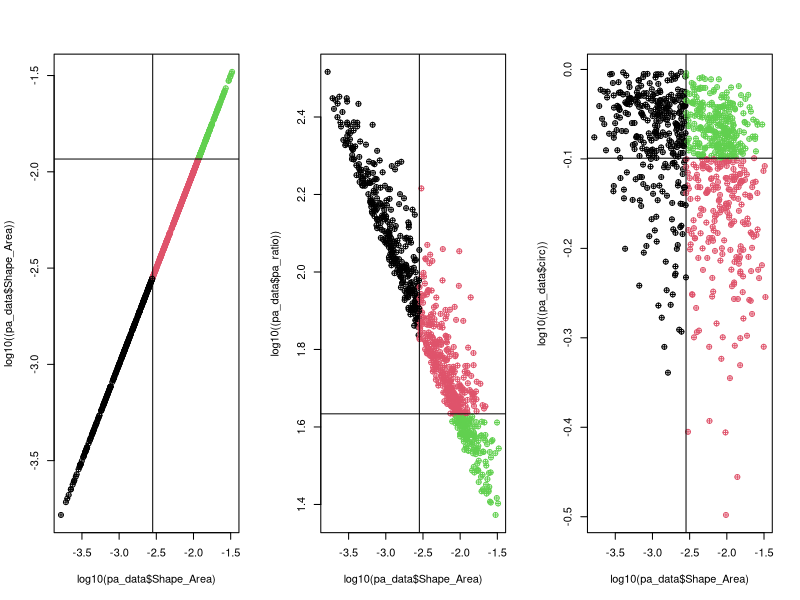
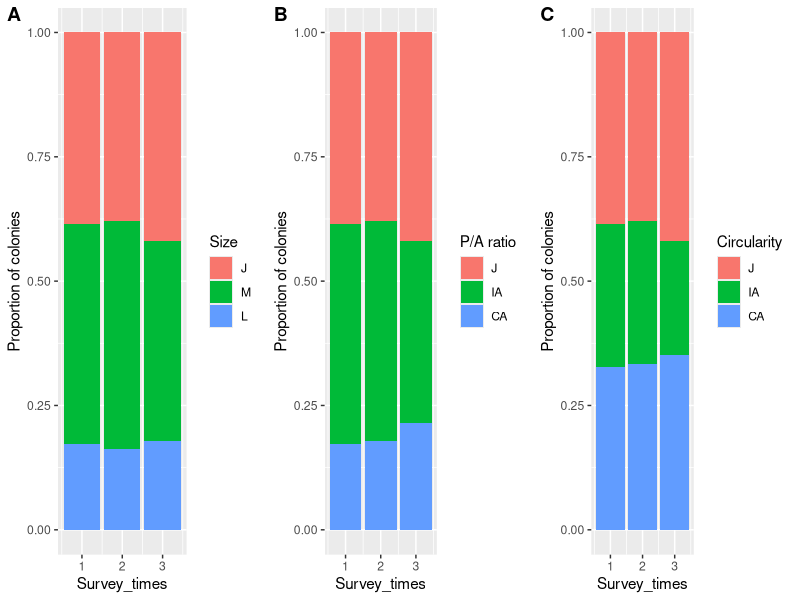
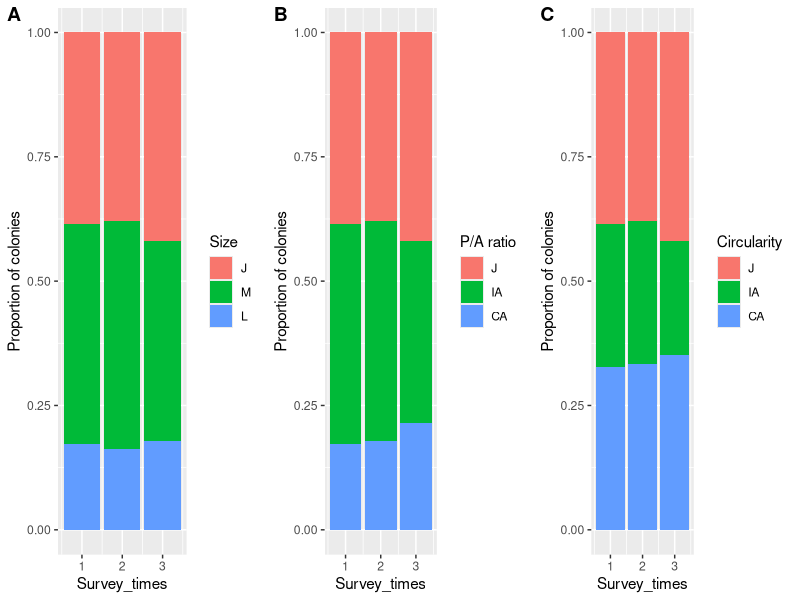
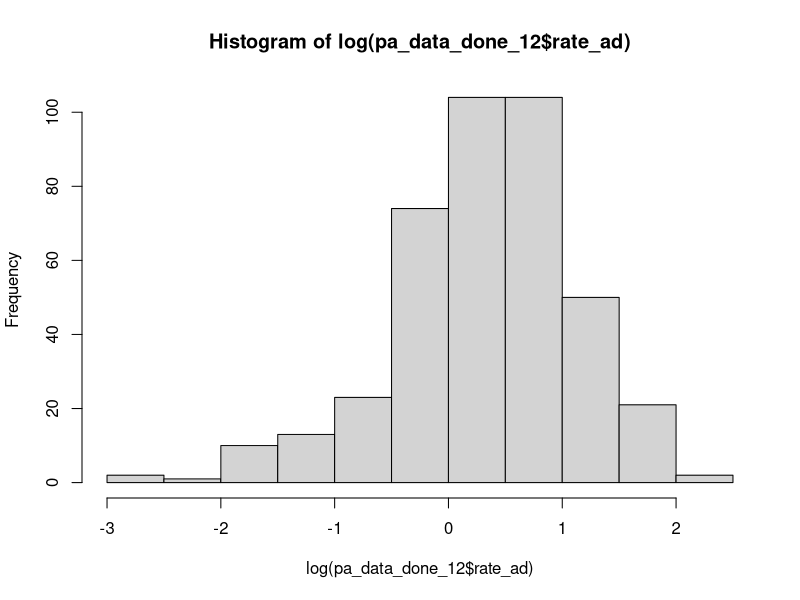
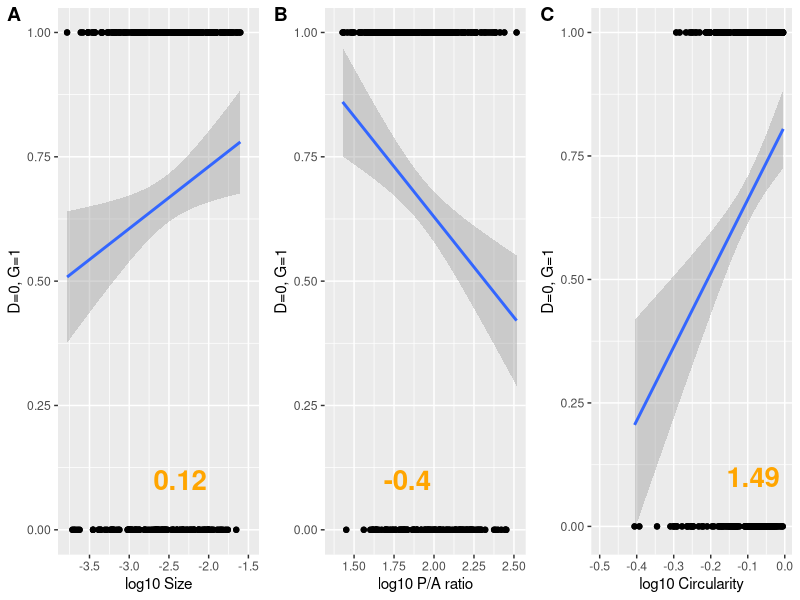
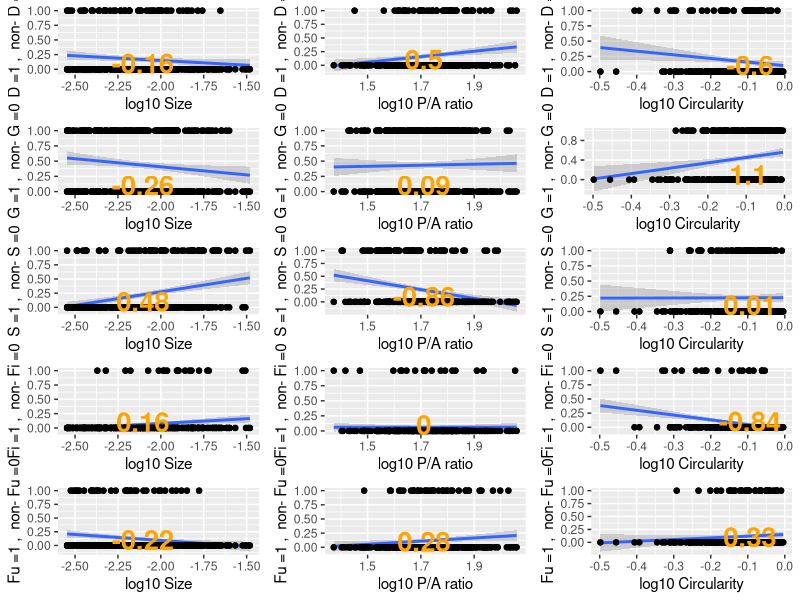

Reproduce these figures in R, in order. (Note: this script raises an error after producing the figures.)
## ---- chunk 1
knitr::opts_chunk$set(echo = TRUE)
## ---- chunk 2
####LIBRARIES####
library(tidyverse)
library(readr)
library(cowplot)
## ---- chunk 3
####DATA####
pa_data <- read_csv("OL_PA_all.csv")

####CLASS CHECK####
pa_data$Shape_Length <- as.numeric(pa_data$Shape_Length)
pa_data$Shape_Area <- as.numeric(pa_data$Shape_Area)
pa_data$Survey_times <- as.numeric(pa_data$Survey_times)
pa_data$Plot_ID <- as.factor(pa_data$Plot_ID)
#pa_data$Source <- as.factor(pa_data$Source)
pa_data$Fate <- as.factor(pa_data$Fate)
pa_data$Recruit[is.na(pa_data$Recruit)] <- "N" #fill the data with NO recruit
pa_data$Recruit <- as.factor(pa_data$Recruit)

####Classify juvenile and adult####
pa_data$size_class <- NA
pa_data$size_class[pa_data$Shape_Area<=0.002827433 ] <- 'J' #size smaller than 6 cm is juvenile
pa_data$size_class[pa_data$Shape_Area > 0.002827433] <- 'A'
pa_data$size_class <- as.factor(pa_data$size_class)

####Calculate pa_ratio####
pa_data$pa_ratio <- pa_data$Shape_Length / pa_data$Shape_Area

####Circularity####
pa_data$Circle_Length <- sqrt(pa_data$Shape_Area / pi) * 2 * pi
pa_data$circ <- pa_data$Circle_Length / pa_data$Shape_Length

summary(pa_data)

## ---- chunk 4
##########plot definition of J IA CA

# find the half total area of adult
half_adult_sum <- sum(pa_data$Shape_Area[pa_data$size_class != "J"]) / 2
adult_data <- pa_data[pa_data$size_class != "J", ] #filter adult for classification


#####Classify by Size########
# Find cutoff Size
adult_area <- 0
cutoff_size <- NA
unique_areas <- sort(unique(adult_data$Shape_Area))

for (i in 1:length(unique_areas)) {
  area_indices <- min(which(adult_data$Shape_Area == unique_areas[i])) #avoid the same Shape_area value
  if (length(area_indices) == 1) {
    if (adult_area < half_adult_sum) {
      adult_area <- adult_area + adult_data$Shape_Area[area_indices]
    } else {
      cutoff_size <- unique_areas[i-3] #find the closest value manually...
      break
    }
  } else {
    stop("Error: Multiple values found for the same unique area.")
  }
}
# Classify medium and large adult by cutoff value
pa_data$pure_size <- NA
pa_data$pure_size[pa_data$Shape_Area <= 0.002827433] <- "J"
pa_data$pure_size[pa_data$Shape_Area > 0.002827433 & pa_data$Shape_Area <= cutoff_size] <- "M"
pa_data$pure_size[pa_data$Shape_Area > 0.002827433 & pa_data$Shape_Area > cutoff_size] <- "L"
pa_data$pure_size <- as.factor(pa_data$pure_size)
pa_data$pure_size <- factor(pa_data$pure_size, levels = c("J","M","L"))


#####Classify by P/A ratio########
# find the half total area of adult
adult_area <- 0
cutoff_pa_ratio <- NA
for (i in 1:length(sort(unique(pa_data$pa_ratio)))){
  if(adult_area < half_adult_sum){
    adult_area <- adult_area + pa_data$Shape_Area[pa_data$pa_ratio == sort(unique(pa_data$pa_ratio))[i]]
  }else{
    cutoff_pa_ratio <- sort(unique(pa_data$pa_ratio))[i-1] #find the closest manually...
    break
  }
}
# Classify PA ratio by cutoff value
pa_data$size_class_pa <- NA
pa_data$size_class_pa[pa_data$Shape_Area <= 0.002827433] <- "J"
pa_data$size_class_pa[pa_data$Shape_Area > 0.002827433 & pa_data$pa_ratio >= cutoff_pa_ratio] <- "IA"
pa_data$size_class_pa[pa_data$Shape_Area > 0.002827433 & pa_data$pa_ratio < cutoff_pa_ratio] <- "CA"
pa_data$size_class_pa <- as.factor(pa_data$size_class_pa)
pa_data$size_class_pa <- factor(pa_data$size_class_pa, levels = c("J","IA","CA"))


#####Classify by Circularity########
# find the half total area of adult
adult_area <- 0
cutoff_circ <- NA
unique_areas <- sort(unique(adult_data$circ))
for (i in 1:length(unique_areas)){
  if(adult_area < half_adult_sum){
    adult_area <- adult_area + adult_data$Shape_Area[adult_data$circ == unique_areas[i]]
  }else{
    cutoff_circ <- unique_areas[i-1] #make the sum of CA IA closer
    break
  }
}

# Classify circularity by cutoff value
pa_data$size_class_circ <- NA
pa_data$size_class_circ[pa_data$Shape_Area <= 0.002827433] <- "J"
pa_data$size_class_circ[pa_data$Shape_Area > 0.002827433 & pa_data$circ <= cutoff_circ] <- "IA"
pa_data$size_class_circ[pa_data$Shape_Area > 0.002827433 & pa_data$circ > cutoff_circ] <- "CA"
pa_data$size_class_circ <- as.factor(pa_data$size_class_circ)
pa_data$size_class_circ <- factor(pa_data$size_class_circ, levels = c("J","IA","CA"))


####Plot pa_ratio with size base on morphological stages####
png(file="C:/Users/keelu/R/FiFu_analysis/Figs/SizeClass_scatter.png",
width=800, height=650, res=100)

par(mfrow=c(1,3))
plot(log10(pa_data$Shape_Area), log10((pa_data$Shape_Area)),
     pch = 10,
     col = factor(pa_data$pure_size))
abline(v=log10(pi*0.03^2))#check the standard of adult
abline(h=log10(cutoff_size)) #check the standard of compact adult
plot(log10(pa_data$Shape_Area), log10((pa_data$pa_ratio)),
     pch = 10,
     col = factor(pa_data$size_class_pa))
abline(v=log10(pi*0.03^2))#check the standard of adult
abline(h=log10(cutoff_pa_ratio)) #check the standard of compact adult
plot(log10(pa_data$Shape_Area), log10((pa_data$circ)),
     pch = 10,
     col = factor(pa_data$size_class_circ))
abline(v=log10(pi*0.03^2))#check the standard of adult
abline(h=log10(cutoff_circ)) #check the standard of compact adult
dev.off()

## ---- chunk 5
#####plot composition difference in 3 survey times
#clean data
df <- data.frame(pa_data$Survey_times, pa_data$pure_size, pa_data$size_class_pa, pa_data$size_class_circ) 
colnames(df) <- c("Survey_times", "Size","P/A ratio","Circularity")

plot_list <- list()
for (i in 1:3) {
  data <- data.frame(
    x = df[,1],
    y = df[,i+1]
  )
  p <- ggplot(data = data, aes(x = x, fill = y, na.rm = TRUE)) +
    geom_bar(position = "fill") +
    xlab("Survey_times") +
    ylab("Proportion of colonies")+ 
    guides(fill=guide_legend(title=colnames(df[i+1])))
  plot_list[[i]] <- p
}

#plot together
fig1 <- plot_grid(plot_list[[1]],plot_list[[2]],plot_list[[3]],align="h",labels=c("A","B","C"),nrow = 1)
ggsave("C:/Users/keelu/R/FiFu_analysis/Figs/times_proportion_fillbox.png", plot = fig1, width = 6, height = 5.3, dpi = 100)
dev.off()
fig1
## ---- chunk 6
############Analyze the Fates of colonies###################
####Add Fate (G,S) and their sa_change####
pa_data_GS <- data.frame()
# Subset the data.frame to only include observations from the two dates of interest
for (plot_id in c("M1", "M2", "TY3")) { # loop in sites
  #print(plot_id)
  for (t in 1:2) { # loop in survey times
    #print(paste0("t=",t))
    pa_data_subset <- pa_data[pa_data$Plot_ID == plot_id,]
    pa_data_subset <- pa_data_subset[pa_data_subset$Survey_times == t | pa_data_subset$Survey_times == t+1, ]
    pa_data_subset <- pa_data_subset[!(pa_data_subset$Fate %in% c("D","Fu","Fi") & pa_data_subset$Survey_times == t), ]
    pa_data_subset <- pa_data_subset[!(pa_data_subset$Recruit == "Y"& pa_data_subset$Survey_times == t+1),] #don't calculate new colonies
    pa_data_subset <- pa_data_subset[!(!is.na(pa_data_subset$Source) & pa_data_subset$Survey_times == t+1),]
    
    # Create a new data.frame to store the area change for each coral colony
    area_change_df <- data.frame(ID = unique(pa_data_subset$ID), sa_change = NA)
    
    # Loop through each ID and calculate the area change between the two dates
    for (i in 1:length(unique(pa_data_subset$ID))) {
      #print(paste0("i=",i))
      current_id <- unique(pa_data_subset$ID)[i]
      current_area <- pa_data_subset[pa_data_subset$ID == current_id & pa_data_subset$Survey_times == t, "Shape_Area"]
      future_area <- pa_data_subset[pa_data_subset$ID == current_id & pa_data_subset$Survey_times == t+1, "Shape_Area"]
      # Check if current_area and future_area are not NA
      if (nrow(current_area) > 0 & nrow(future_area) > 0) {
        area_change <- future_area - current_area
        area_change_df[i, "sa_change"] <- area_change
      }
    }
    pa_data_subset <- pa_data_subset[pa_data_subset$Survey_times == t,] #only left t to merge
    # Merge the area change data.frame back into the original data.frame using the ID variable
    pa_data_subset$sa_change <- area_change_df$sa_change[match(pa_data_subset$ID, area_change_df$ID)]
    pa_data_GS <- rbind(pa_data_GS, pa_data_subset)
    }
}
#Calculate for growth and shrink
pa_data_GS$Fate <- ifelse(pa_data_GS$sa_change >= 0, "G", "S")

###Add sa_change of D ####
pa_data_D <- data.frame()

# Calculate sa_change
for (plot_id in c("M1", "M2", "TY3")) {
  for (t in 1:2) {
    # Subset the data.frame to only include D and N colonies
    pa_data_subset <- pa_data[pa_data$Plot_ID == plot_id,]
    pa_data_subset <- pa_data_subset[pa_data_subset$Survey_times == t, ]
    pa_data_subset <- pa_data_subset[pa_data_subset$Fate == "D", ]
    pa_data_subset <- pa_data_subset[complete.cases(pa_data_subset$ID), ] # clean NA rows
    
    # Create a new data.frame to store the area change for each coral colony
    area_change_df <- data.frame(ID = unique(pa_data_subset$ID), sa_change = NA)

    # Loop through each ID and calculate the area change between the two dates
    for (i in 1:length(unique(pa_data_subset$ID))) {
      #print(paste0("i=",i))
      current_id <- unique(pa_data_subset$ID)[i]
      # Calculate D 
        area_change <- 0 - pa_data_subset$Shape_Area[i] # calculate Dead sa_change
        area_change_df[i, "sa_change"] <- area_change
    }
    pa_data_subset$sa_change <- area_change_df$sa_change[match(pa_data_subset$ID, area_change_df$ID)]
    pa_data_D <- rbind(pa_data_D, pa_data_subset) #Bind subset into DN dataframe
}
}

###Add sa_change of Fi####
pa_data_Fi <- data.frame()

for (plot_id in c("M1", "M2", "TY3")) {
  for (t in 1:2) {
# Subset the data.frame to only include Fi colonies
    pa_data_subset <- pa_data[pa_data$Plot_ID == plot_id,]
    pa_data_subset <- pa_data_subset[pa_data_subset$Survey_times == t | pa_data_subset$Survey_times == t+1, ]
    pa_data_subset <- pa_data_subset[(pa_data_subset$Fate == "Fi" & pa_data_subset$Survey_times == t) | (!is.na(pa_data_subset$Source) & pa_data_subset$Survey_times == t+1), ]
    pa_data_subset <- pa_data_subset[complete.cases(pa_data_subset$ID), ] # clean NA rows

    pa_data_subset_1 <- pa_data_subset[pa_data_subset$Survey_times == t,] # time one data
    pa_data_subset_2 <- pa_data_subset[pa_data_subset$Survey_times == t+1,] # time two data
    
    if (nrow(pa_data_subset_1) != 0){  # check there are fi colonies or not
    # Get the ID of fission colonies
      area_change_df <- data.frame(ID = unique(pa_data_subset_1$ID), sa_change = NA)
    # Loop through Fi colonies dataframe
    for (j in 1:length(unique(pa_data_subset_1$ID))) {
      current_id_1 <- unique(pa_data_subset_1$ID)[j]
    # Loop through each ID and calculate total Fi from t+1
    Fi_total <- 0
      for (i in 1:length(unique(pa_data_subset_2$ID))) {
      #print(paste0("i=",i))
      current_id <- unique(pa_data_subset_2$ID)[i]
      # Calculate Fi
      if (pa_data_subset_2$Source[i] == current_id_1) {
      Fi_total <- Fi_total + pa_data_subset_2$Shape_Area[i] # calculate total Fi area from single colony
      }
    }
      area_change <- Fi_total - pa_data_subset_1$Shape_Area[j]
      area_change_df[j, "sa_change"] <- area_change
    }
    pa_data_subset_1$sa_change <- area_change_df$sa_change[match(pa_data_subset_1$ID, area_change_df$ID)]
    pa_data_Fi <- rbind(pa_data_Fi, pa_data_subset_1) #Bind subset into Fi dataframe
    }
  }
  }

###Add sa_change of Fu####
pa_data_Fu <- data.frame()

for (plot_id in c("M1", "M2", "TY3")) {
  for (t in 1:2) {
# Subset the data.frame to only include Fu colonies
    pa_data_subset <- pa_data[pa_data$Plot_ID == plot_id,]
    pa_data_subset <- pa_data_subset[pa_data_subset$Survey_times == t | pa_data_subset$Survey_times == t+1, ]
    pa_data_subset <- pa_data_subset[(pa_data_subset$Fate == "Fu" & pa_data_subset$Survey_times == t) | (!is.na(pa_data_subset$Source) & pa_data_subset$Survey_times == t+1), ]
    pa_data_subset <- pa_data_subset[complete.cases(pa_data_subset$ID), ] # clean NA rows

    pa_data_subset_1 <- pa_data_subset[pa_data_subset$Survey_times == t,] # time one data
    pa_data_subset_1$ID <- as.numeric(pa_data_subset_1$ID)
    pa_data_subset_2 <- pa_data_subset[pa_data_subset$Survey_times == t+1,] # time two data
    pa_data_subset_2$Source <- as.character(pa_data_subset_2$Source)
    pa_data_subset_2 <- pa_data_subset_2[grepl("\\+", pa_data_subset_2$Source) == TRUE,] # remove Fi
    
    ##Calculate total source area from subset2 first##
    if (nrow(pa_data_subset_2) != 0){  # check there are fu colonies or not
    # Get the ID of Fusion colonies
      Source_total <- data.frame(ID = unique(pa_data_subset_2$ID), Source_total = NA)
    # Loop through Time2 colonies dataframe
    for (j in 1:length(unique(pa_data_subset_2$ID))) {
    # break source into separate IDs
      Fu_list <- strsplit(as.character(pa_data_subset_2$Source)[j], "\\+")[[1]] # separate numbers
      Fu_list <- as.numeric(Fu_list)
   # Loop through each ID and calculate total Fi from t+1
    Fu_total <- 0
      for (i in 1:length(unique(pa_data_subset_1$ID))) {
      #print(paste0("i=",i))
        if ((pa_data_subset_1$ID)[i] %in% Fu_list){ #check the Fu ID match or not
          Fu_total <- Fu_total + pa_data_subset_1$Shape_Area[i] # calculate total Fu area 
        } 
    }
      Source_total[j, "Source_total"] <- Fu_total
    }
      pa_data_subset_2$Source_total <- Source_total$Source_total[match(pa_data_subset_2$ID, Source_total$ID)]
    }
    
    ##Calculate sa_change in subset1##
    if (nrow(pa_data_subset_1) != 0){  # check there are fi colonies or not
    # Get the ID of fission colonies
      area_change_df <- data.frame(ID = unique(pa_data_subset_1$ID), sa_change = NA)
    # Loop through Fu colonies dataframe
    for (j in 1:length(unique(pa_data_subset_1$ID))) {
      current_id <- unique(pa_data_subset_1$ID)[j]
    # Loop through each ID in T2 data and find total Fu area
      for (i in 1:length(unique(pa_data_subset_2$ID))) {
      #print(paste0("i=",i))
      # break source into separate IDs
      Fu_list <- strsplit(as.character(pa_data_subset_2$Source)[i], "\\+")[[1]] # separate numbers
      Fu_list <- as.numeric(Fu_list)
      # Calculate Fu area change
      if (current_id %in% Fu_list) {
        proportion <- (pa_data_subset_1$Shape_Area[j] / pa_data_subset_2$Source_total[i])
        area_change <- pa_data_subset_2$Shape_Area[i]*proportion - pa_data_subset_1$Shape_Area[j]
      }
    }
      area_change_df[j, "sa_change"] <- area_change
    }
    pa_data_subset_1$sa_change <- area_change_df$sa_change[match(pa_data_subset_1$ID, area_change_df$ID)]
    pa_data_Fu <- rbind(pa_data_Fu, pa_data_subset_1) #Bind subset into Fu dataframe
    }
  }
}

####Combine all of cleaned data####
pa_data_done <- rbind(pa_data_GS,pa_data_D,pa_data_Fi,pa_data_Fu)

#### Calculate changing rate
pa_data_done$change_rate <- (pa_data_done$Shape_Area+pa_data_done$sa_change) / pa_data_done$Shape_Area


# Bind time 3 data
pa_data_done <- bind_rows(list(pa_data_done,pa_data[pa_data$Survey_times == 3,]))

#standerdize ratio by survey time
pa_data_done$rate_ad <-  ifelse(pa_data_done$Survey_times == 1 & pa_data_done$Plot_ID == "M1",
                                    pa_data_done$change_rate * 12/17,
                                    ifelse(
                                    pa_data_done$Survey_times == 2 & pa_data_done$Plot_ID == "M1",
                                    pa_data_done$change_rate * 12/9,
                                    ifelse(
                                    pa_data_done$Survey_times == 1 & pa_data_done$Plot_ID == "M2",
                                    pa_data_done$change_rate * 12/15,
                                    ifelse(
                                    pa_data_done$Survey_times == 2 & pa_data_done$Plot_ID == "M2",
                                    pa_data_done$change_rate * 12/11,
                                    ifelse(
                                    pa_data_done$Survey_times == 1 & pa_data_done$Plot_ID == "TY3",
                                    pa_data_done$change_rate * 12/18,
                                    ifelse(
                                    pa_data_done$Survey_times == 2 & pa_data_done$Plot_ID == "TY3",
                                    pa_data_done$change_rate * 12/8,
                                    pa_data_done$change_rate
                                    )
                                    )
                                    )
                                    )
                                    )
)

## ---- chunk 7
####plot histgram to check normal distributin
pa_data_done_12 <-  filter(pa_data_done, Survey_times == 1 | Survey_times == 2)
hist(log(pa_data_done_12$rate_ad))

## ---- chunk 8
####Plot pa_ratio and changing rate D=0 G>1#####Filter date 
# Define fate Growth and Death in discrete (G=1, D=0)
pa_data_done$Discrete_change <- ifelse(pa_data_done$Fate == "D", 0, ifelse(pa_data_done$Fate == "G", 1, NA))
pa_data_done_12 = filter(pa_data_done, Survey_times == 1 | Survey_times == 2)

# Clean data
df <- data.frame(pa_data_done_12$Discrete_change, pa_data_done_12$Shape_Area, pa_data_done_12$pa_ratio, pa_data_done_12$circ) 
colnames(df) <- c("D=0, G=1", "Size","P/A ratio","Circularity")

# Calculate slope
Slope <- list()
for (i in 1:3) {
  mod <- lm(df[[1]] ~ log10(df[[i+1]]), na.action=na.omit)
  cf <- coef(mod)
  Slope[i] <- cf[2]
}
Slope <- as.numeric(Slope)

#set the position of annotation 
annotation <- data.frame(
  x = c(log10(median(df$Size)),log10(median(df$`P/A ratio`)),log10(median(df$Circularity))),
  y = c(0.1,0.1,0.1)
)
annotation$slope <- Slope

# Plot discrete change with size, ratio, circ
plot_list <- list()
for (i in 1:3) {
  data <- data.frame(
    x = df[,i+1],
    y = df[,1]
  )
  p <- ggplot(data = data, aes(log10(x), y))+
  geom_point(shape=21)+
  geom_smooth(method="lm")+
  geom_point()+ 
  xlab(paste("log10",colnames(df[i+1])))+
  ylab(colnames(df[1]))+ 
  geom_text(data = annotation[i,], aes( x=x, y=y, label=round(slope, 2)),
                  color="orange", 
                  size=7, fontface="bold" )
  plot_list[[i]] <- p
  }

#plot together
fig2 <- plot_grid(plot_list[[1]],plot_list[[2]],plot_list[[3]],align="h",labels=c("A","B","C"),nrow = 1)
ggsave("C:/Users/keelu/R/FiFu_analysis/Figs/Discrete_logClass_lm.png", plot = fig2, width = 6.5, height = 4.5, dpi = 100)
dev.off()
## ---- chunk 9
#####Plot all Fate vs non-Fate lm#########
combined_list <- list()
# Define the fates 
Fate_loop <- c("D","G","S","Fi","Fu")

for (Fates in Fate_loop) {

  pa_data_done$Discrete_change <- ifelse(pa_data_done$Fate == Fates, 1, ifelse(pa_data_done$Fate != Fates, 0, NA))
  pa_data_done_12 <- filter(pa_data_done, Survey_times == 1 | Survey_times == 2)
  pa_data_done_12 <- filter(pa_data_done_12, size_class != "J") #Exclude Juvenile
  
  # Clean data
  df <- data.frame(pa_data_done_12$Discrete_change, pa_data_done_12$Shape_Area, pa_data_done_12$pa_ratio, pa_data_done_12$circ) 
    colnames(df) <- c(paste(Fates,"=1",", ","non-",Fates,"=0"), "Size","P/A ratio","Circularity")
  
  # Calculate slope
  Slope <- list()
  for (i in 1:3) {
    mod <- lm(df[[1]] ~ log10(df[[i+1]]), na.action=na.omit)
    cf <- coef(mod)
    Slope[i] <- cf[2]
  }
  Slope <- as.numeric(Slope)
  
  #set the position of annotation 
  annotation <- data.frame(
    x = c(log10(median(df$Size)),log10(median(df$`P/A ratio`)),log10(median(df$Circularity))),
    y = c(0.1,0.1,0.1)
  )
  annotation$slope <- Slope
  
  # Plot discrete change with size, ratio, circ
  plot_list <- list()
  for (i in 1:3) {
    data <- data.frame(
      x = df[,i+1],
      y = df[,1]
    )
    p <- ggplot(data = data, aes(log10(x), y))+
    geom_point(shape=21)+
    geom_smooth(method="lm")+
    geom_point()+ 
    xlab(paste("log10",colnames(df[i+1])))+
    ylab(colnames(df[1]))+ 
    geom_text(data = annotation[i,], aes( x=x, y=y, label=round(slope, 2)),
                    color="orange", 
                    size=7, fontface="bold" )
    plot_list[[i]] <- p
  }

# Bind the lists
combined_list <- append(combined_list, plot_list)
}


#plot together
fig2_1 <- plot_grid(combined_list[[1]],combined_list[[2]],combined_list[[3]],combined_list[[4]],combined_list[[5]],combined_list[[6]],combined_list[[7]],combined_list[[8]],combined_list[[9]],combined_list[[10]],combined_list[[11]],combined_list[[12]],combined_list[[13]],combined_list[[14]],combined_list[[15]],align="h",nrow = 5)
ggsave("C:/Users/keelu/R/FiFu_analysis/Figs/Discrete_logClass_lm_all_noJ.png", plot = fig2_1, width = 6.5, height = 12, dpi = 100)
dev.off()
#fig2_1

## ---- chunk 10
# Clean data
pa_data_done_12 <- filter(pa_data_done, Survey_times == 1 | Survey_times == 2)
df <- data.frame(pa_data_done_12$Fate, pa_data_done_12$pure_size, pa_data_done_12$size_class_pa, pa_data_done_12$size_class_circ) 
colnames(df) <- c("Fate", "Size","P/A ratio","Circularity")

# Plot the proportin of Fate from J, IA, CA
plot_list <- list()
for (i in 1:3) {
  data <- data.frame(
    x = df[,i+1],
    y = df[,1]
  )
  p <- ggplot(data = data, aes(x = x, fill = y,na.rm = TRUE)) + 
  geom_bar(position = "fill") +
  xlab(colnames(df[i+1])) + 
  ylab("Proportion of Fates")+
  geom_text(
      aes(label = signif(after_stat(count) / tapply(after_stat(count), after_stat(x), sum)[as.character(after_stat(x))], digits = 2)),
      stat = "count",
      position = position_fill(vjust = 0.5)
    )
  plot_list[[i]] <- p
  }
fig3 <- plot_grid(plot_list[[1]],plot_list[[2]],plot_list[[3]],align="h",labels=c("A","B","C"),nrow = 1)
ggsave("C:/Users/keelu/R/FiFu_analysis/Figs/Proportion_Fates.png", plot = fig3, width = 8, height = 5.3, dpi = 100)

# Plot the proportin of Fate from J, IA, CA. Reverse X Y
plot_list <- list()
for (i in 1:3) {
  data <- data.frame(
    x = df[,1],
    y = df[,i+1]
  )
  p <- ggplot(data = data, aes(x = x, fill = y,na.rm = TRUE)) + 
  geom_bar(position = "fill") +
  xlab(colnames(df[i+1])) + 
  ylab("Proportion of Fates")+
  geom_text(
      aes(label = signif(after_stat(count) / tapply(after_stat(count), after_stat(x), sum)[as.character(after_stat(x))], digits = 2)),
      stat = "count",
      position = position_fill(vjust = 0.5)
    )
  plot_list[[i]] <- p
  }
fig3_1 <- plot_grid(plot_list[[1]],plot_list[[2]],plot_list[[3]],align="h",labels=c("A","B","C"),nrow = 1)
ggsave("C:/Users/keelu/R/FiFu_analysis/Figs/Proportion_Fates_Revers.png", plot = fig3_1, width = 8.8, height = 5.3, dpi = 100)
fig3_1

# Plot the proportin of Fate from J, IA, CA. Reverse X Y without J
pa_data_done_12 <- filter(pa_data_done, Survey_times == 1 | Survey_times == 2)
pa_data_done_12 <- filter(pa_data_done_12, size_class != "J")
df <- data.frame(pa_data_done_12$Fate, pa_data_done_12$pure_size, pa_data_done_12$size_class_pa, pa_data_done_12$size_class_circ) 
colnames(df) <- c("Fate", "Size","P/A ratio","Circularity")
plot_list <- list()
for (i in 1:3) {
  data <- data.frame(
    x = df[,1],
    y = df[,i+1]
  )
  p <- ggplot(data = data, aes(x = x, fill = y,na.rm = TRUE)) + 
  geom_bar(position = "fill") +
  xlab(colnames(df[i+1])) + 
  ylab("Proportion of Fates")+
  geom_text(
      aes(label = signif(after_stat(count) / tapply(after_stat(count), after_stat(x), sum)[as.character(after_stat(x))], digits = 2)),
      stat = "count",
      position = position_fill(vjust = 0.5)
    )
  plot_list[[i]] <- p
  }
fig3_2 <- plot_grid(plot_list[[1]],plot_list[[2]],plot_list[[3]],align="h",labels=c("A","B","C"),nrow = 1)
ggsave("C:/Users/keelu/R/FiFu_analysis/Figs/Proportion_Fates_Revers_NoJ.png", plot = fig3_2, width = 10.5, height = 3.8, dpi = 100)
fig3_2


## ---- chunk 11
### Plot mean multiplier difference
# Clean data, remove J due to all the same
pa_data_done_12 <- filter(pa_data_done, Survey_times == 1 | Survey_times == 2 )
pa_data_done_12 <- filter(pa_data_done_12, size_class == "A")
df <- data.frame(pa_data_done_12$Fate, pa_data_done_12$pure_size, pa_data_done_12$size_class_pa, pa_data_done_12$size_class_circ, pa_data_done_12$rate_ad) 
colnames(df) <- c("Fate", "Size","PA_ratio","Circularity","Multiplier")

# Plot the multiplier data range
plot_list <- list()
for (i in 1:3) {
  data <- data.frame(
    x = df[,1],
    y = df[,i+1],
    z = df[,5]
  )
  # Calculating both the mean and standard deviation
  result <- data %>%
  group_by(x, y) %>%
  summarise(
    Means = mean(z),
    SDs = sd(z)
  )
  p <- ggplot(result, aes(x = x, y = Means, fill = y)) +
  geom_bar(stat = "identity", position = position_dodge()) +
  geom_errorbar(aes(ymin = Means - SDs, ymax = Means + SDs), position = position_dodge(width = 0.9), width = 0.25) +
  labs(x = "Fate", y = "Multiplier", fill = colnames(df[i+1])) +
  theme_minimal()
  plot_list[[i]] <- p
}


fig4_1 <- plot_grid(plot_list[[1]],plot_list[[2]],plot_list[[3]],align="h",labels=c("A","B","C"),nrow = 1)
ggsave("C:/Users/keelu/R/FiFu_analysis/Figs/Multiplier_Fates_boxplot_NoJ.png", plot = fig4_1, width = 10.5, height = 3.8, dpi = 100)
fig4_1

## ---- chunk 12
### Plot method comparison
method_compare <- read_csv("data/Method_compare.csv")

### Plot mean multiplier difference
stage_loop <- c("J","I","C")
# Define the custom order
custom_order <- c("GJ","GI","GC","SJ","SI","SC","FiJ","FiI","FiC","FuJ","FuI","FuC","rec","mort")
method_compare$Fate <- factor(method_compare$Fate, levels = custom_order)

# Plot the multiplier difference in three methods
plot_list <- list()
for (i in 1:3) {
  df <- filter(method_compare, Stage == stage_loop[i])
  p <- ggplot(df, aes(x = Fate, y = multiplier, fill = Method)) +
  geom_bar(stat = "identity", position = position_dodge()) +
  labs(x = stage_loop[i], y = "Multiplier", fill = "Method") +
  theme_minimal()
  plot_list[[i]] <- p
}

fig5_1 <- plot_grid(plot_list[[1]],plot_list[[2]],plot_list[[3]],align="h",labels=c("A","B","C"),nrow = 1)
ggsave("C:/Users/keelu/R/FiFu_analysis/Figs/Method_compare_m.png", plot = fig5_1, width = 17.3, height = 3.6, dpi = 100)
fig5_1


# Plot the Areal proportion difference in three methods
plot_list <- list()
for (i in 1:3) {
  df <- filter(method_compare, Stage == stage_loop[i])
  p <- ggplot(df, aes(x = Fate, y = prop_area, fill = Method)) +
  geom_bar(stat = "identity", position = position_dodge()) +
  labs(x = stage_loop[i], y = "Areal proportion", fill = "Method") +
  theme_minimal()
  plot_list[[i]] <- p
}

fig5_2 <- plot_grid(plot_list[[1]],plot_list[[2]],plot_list[[3]],align="h",labels=c("A","B","C"),nrow = 1)
ggsave("C:/Users/keelu/R/FiFu_analysis/Figs/Method_compare_a.png", plot = fig5_2, width = 17.3, height = 3.6, dpi = 100)
fig5_2

# Plot the Areal proportion X multiplier difference in three methods
method_compare$aXm <- NA
method_compare$aXm <- method_compare$prop_area * method_compare$multiplier
plot_list <- list()
for (i in 1:3) {
  df <- filter(method_compare, Stage == stage_loop[i])
  p <- ggplot(df, aes(x = Fate, y = aXm, fill = Method)) +
  geom_bar(stat = "identity", position = position_dodge()) +
  labs(x = stage_loop[i], y = "Areal x Multiplier", fill = "Method") +
  theme_minimal()
  plot_list[[i]] <- p
}

fig5_3 <- plot_grid(plot_list[[1]],plot_list[[2]],plot_list[[3]],align="h",labels=c("A","B","C"),nrow = 1)
ggsave("C:/Users/keelu/R/FiFu_analysis/Figs/Method_compare_aXm.png", plot = fig5_3, width = 16, height = 5, dpi = 100)
fig5_3

## ---- chunk 13
### Calculate dynamics between three stages ###

dynamics_df <- data.frame()
dynamics_df_pa <- data.frame()
dynamics_df_circ <- data.frame()

# select loop column name
columns_to_loop <- c("pure_size", "size_class_pa", "size_class_circ")

# Loop through the selected columns size, pa, circ
for (col_name in columns_to_loop) {
  
  ## Find out how many J become IA and CA
  for (plot_id in c("M1", "M2", "TY3")) {
    for (t in 1:2) {
  #Filter date 
  pa_data_subset <- pa_data_done[pa_data_done$Plot_ID == plot_id,]
  pa_data_done_1 <- filter(pa_data_subset, Survey_times == t)
  pa_data_done_2 <- filter(pa_data_subset, Survey_times == t+1)
  column_values_1 <- pa_data_done_1[[col_name]]
  column_values_2 <- pa_data_done_2[[col_name]]
  
  # create a dataframe store morphological dynamic (ex. J Fu to CA = JFuCA)
  morpho_dynamic <- data.frame(ID = unique(pa_data_done_1$ID),dynamic = NA, stage = NA)
  
  for (j in 1:length(unique(pa_data_done_1$ID))) {
        current_id <- unique(pa_data_done_1$ID)[j]
      # Loop through each ID in T2 data and find corresponding size class 
        for (i in 1:length(unique(pa_data_done_2$ID))) {
            # Combine the size class in different times and the caused fate
            if (pa_data_done_1$Fate[j] == "S" | pa_data_done_1$Fate[j] == "G"){
              if (current_id == pa_data_done_2$ID[i]){ # check the ID is match
                morpho_dynamic$dynamic[j] <- paste0(pa_data_done_1$Fate[j],column_values_2[i])
                morpho_dynamic$stage[j] <- as.character(column_values_1[j])
                morpho_dynamic$change_rate[j] <- pa_data_done_1$change_rate[j]
                morpho_dynamic$area[j] <- pa_data_done_1$Shape_Area[j]
                morpho_dynamic$sa_change[j] <- pa_data_done_1$sa_change[j]
              } 
            } else if (pa_data_done_1$Fate[j] == "Fu"){
        # break source into separate IDs
        Fu_list <- strsplit(as.character(pa_data_done_2$Source)[i], "\\+")[[1]] 
        Fu_list <- as.numeric(Fu_list)
              if (current_id %in% Fu_list){
                morpho_dynamic$dynamic[j] <- paste0(pa_data_done_1$Fate[j],column_values_2[i])
                morpho_dynamic$stage[j] <- as.character(column_values_1[j])
                morpho_dynamic$change_rate[j] <- pa_data_done_1$change_rate[j]
                morpho_dynamic$area[j] <- pa_data_done_1$Shape_Area[j]
                morpho_dynamic$sa_change[j] <- pa_data_done_1$sa_change[j]
              }
            } else if (pa_data_done_1$Fate[j] == "Fi") { ###CHeck
              current_id <- as.character(current_id)
            if (current_id == pa_data_done_2$Source[i] & !is.na(pa_data_done_2$Source[i])){ # check the ID is match
                morpho_dynamic$dynamic[j] <- paste0(pa_data_done_1$Fate[j],column_values_2[i])
                morpho_dynamic$stage[j] <- as.character(column_values_1[j])
                indices <- which(pa_data_done_2$Source %in% pa_data_done_1$ID[j])
                Fi_total <- sum(pa_data_done_2$Shape_Area[indices])
                morpho_dynamic$change_rate[j] <- pa_data_done_1$change_rate[j]
                morpho_dynamic$area[j] <- pa_data_done_1$Shape_Area[j]
                morpho_dynamic$sa_change[j] <- pa_data_done_1$sa_change[j]
              }
            } else if (pa_data_done_1$Fate[j] == "D") {
            morpho_dynamic$dynamic[j] <- "D"
            morpho_dynamic$stage[j] <- as.character(column_values_1[j])
            morpho_dynamic$change_rate[j] <- pa_data_done_1$change_rate[j]
            morpho_dynamic$area[j] <- pa_data_done_1$Shape_Area[j]
            morpho_dynamic$sa_change[j] <- pa_data_done_1$sa_change[j]
          }
      }
      }
  morpho_dynamic$Survey_times <- t
  morpho_dynamic$Site <- plot_id
  
     # Rbind results to different dataframes based on a condition
      if (col_name == "pure_size") {
        dynamics_df <- rbind(dynamics_df, morpho_dynamic)
      } else if (col_name == "size_class_pa") {
        dynamics_df_pa <- rbind(dynamics_df_pa, morpho_dynamic)
      } else if (col_name == "size_class_circ") {
        dynamics_df_circ <- rbind(dynamics_df_circ, morpho_dynamic)
      }
  
    }
  }
} #loop column
## ---- chunk 14
########### Calculate multiplier

# Define the custom order
custom_order_1 <- c("GJ","GM","GL","SJ","SM","SL","FiJ","FiM","FiL","FuJ","FuM","FuL","D")
custom_order_2 <- c("GJ","GI","GC","SJ","SI","SC","FiJ","FiI","FiC","FuJ","FuI","FuC","D")





### Calculate mean change rate (multiplier) in each stage
dynamics_df_J <- filter(dynamics_df, stage == "J" )
dynamics_df_IA <- filter(dynamics_df, stage == "M") 
dynamics_df_CA <- filter(dynamics_df, stage == "L")


change_ratio_J <- dynamics_df_J %>%
  group_by(dynamic) %>%
  summarize(mean_x = mean(rate_ad), count = n())
# Convert the Name column to a factor with the custom order
change_ratio_J$dynamic <- factor(change_ratio_J$dynamic, levels = custom_order_1)
# Arrange the tibble based on the custom order
change_ratio_J <- change_ratio_J %>%
  arrange(dynamic)


change_ratio_IA <- dynamics_df_IA %>%
  group_by(dynamic) %>%
  summarize(mean_x = mean(rate_ad), count = n())

change_ratio_CA <- dynamics_df_CA %>%
  group_by(dynamic) %>%
  summarize(mean_x = mean(rate_ad), count = n())
